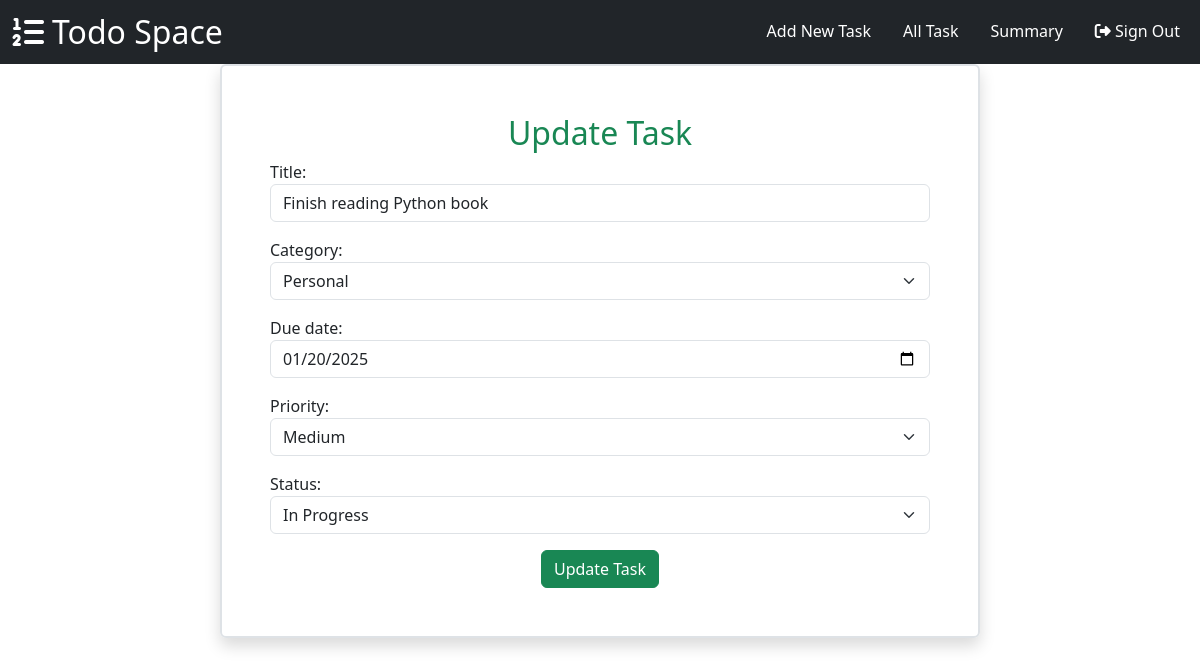
/todo/11/change/ (signed in), run on the app's committed database.
### myapp/models.py (models this page shows, shortened)
class Todo(models.Model):
    title = models.CharField(max_length=200)
    TODO_CATEGORIES = (
        ("Business","Business"),
        ("Personal","Personal")
    )
    category = models.CharField(max_length=200, choices=TODO_CATEGORIES, default="Personal")
    created_at = models.DateTimeField(auto_now_add=True)
    due_date = models.DateField(blank=True, null=True)
    PRIORITY_CHOICES = (
        ("Low","Low"),
        ("Medium","Medium"),
        ("High","High")
    )
    priority = models.CharField(max_length=200, choices=PRIORITY_CHOICES, default="Low")
    STATUS_CHOICES = (
        ('Pending', 'Pending'),
        ('In_Progress','In Progress'),
        ('Completed', 'Completed')
    )
    status = models.CharField(max_length=200, choices=STATUS_CHOICES, default="Pending")
    owner = models.ForeignKey(User,on_delete=models.CASCADE)

### myapp/views.py (the view, shortened to what this page needs)
# urls.py: path('todo/<int:pk>/change/',views.TodoUpdateView.as_view(),name="todo-change"),
@method_decorator(signin_required,name="dispatch")
class TodoUpdateView(View):
    def get(self,request,*args,**kwargs):
        id = kwargs.get("pk")
        qs=Todo.objects.get(id=id)
        form_instance = TodoForm(instance=qs)
        return render(request,"todo_edit.html",{"form":form_instance})

### myapp/forms.py
class TodoForm(forms.ModelForm):
    class Meta:
        model = Todo
        exclude = ("created_at","owner")
        widgets = {
            "title":forms.TextInput(attrs={'class': 'form-control mb-3',
                'placeholder': 'Enter Task title'}),
            "category":forms.Select(attrs={"class":"form-control form-select mb-3"}),
            'due_date': forms.DateInput(attrs={'type': 'date',"class":"form-control mb-3"}),
            "priority":forms.Select(attrs={"class":"form-control form-select mb-3"}),
            "status":forms.Select(attrs={"class":"form-control form-select mb-3"})
        }

### myapp/templates/todo_edit.html (shortened to what this page needs)
{%extends 'base.html'%}
{%block main_block%}
<div class="container">
    <div class="row">
        <div class="col-2"></div>
        <div class="col-8 border border-2 rounded shadow p-5">
            <form action="" method="post">
                <h2 class="text-center text-success">Update Task</h2>
                {{form}}
                <div class="text-center mt-3"><button type="submit" class="btn btn-success">Update Task</button></div>
            </form>
        </div>
        <div class="col-2"></div>
    </div>
</div>
{%endblock%}

### data on the page
Todo: title "Finish reading Python book", category "Personal", due_date "01/20/2025", priority "Medium", status "In Progress"
